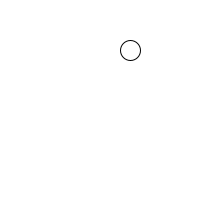
Frame 1 (no input)
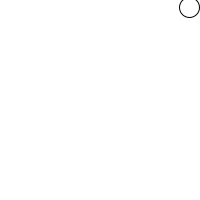
Frame 60 (the mouse pressed at the canvas centre just before this capture)
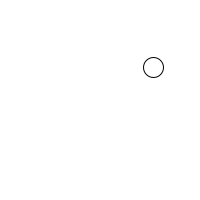
Frame 120 (the mouse held since frame 60 and released just before this capture)

The Processing sketch that drew these frames (run headless with seeded random() and noise(); from frame 60 on, the mouse is pressed at the canvas centre):

// Processing sketch: processing_83417
// ── processing_83417.pde

//Eric K, CP1 mods 4-5, Bouncing Ball
//url: http://ericsprogrammingsite.webs.com/Bouncing_Ball.html

Ball ball;

void setup()
{
  size(200, 200);
  ball = new Ball();
}

void draw()
{
  background(255);
  ball.move();
  ball.bounce();
  ball.show();
}

class Ball
{
  int x, y;
  boolean right, down;
  Ball()
  {
    x = int(random(width));
    y = int(random(height));
    if (random(1) > 0.5)
    {
      right = true;
    }
    else
    {
      right = false;
    }
    if (random(1) > 0.5)
    {
      down = true;
    }
    else
    {
      down = false;
    }
  }
  void move()
  {
    if (right == true)
    {
      x++;
    }
    else
    {
      x--;
    }
    if (down == true)
    {
      y++;
    }
    else
    {
      y--;
    }
  }
  void bounce()
  {
    if (x < 0)
    {
      right = true;
    }
    else if (x > width)
    {
      right = false;
    }
    if (y < 0)
    {
      down = true;
    }
    else if (y > height)
    {
      down = false;
    }
  }
  void show()
  {
    fill(255);
    ellipse(x, y, 20, 20);
  }
}
